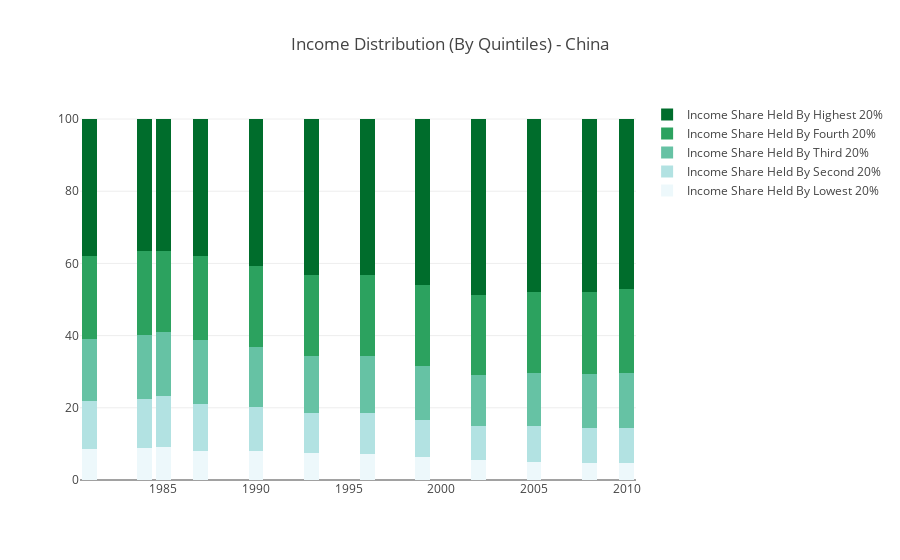

Notebook source saved alongside this figure:
### Code cell
trace1 = go.Bar(
    x = CHN_income_share[CHN_income_share['IndicatorCode'] == 'SI.DST.FRST.20']["Year"],
    y = CHN_income_share[CHN_income_share['IndicatorCode'] == 'SI.DST.FRST.20']["Value"],
    name = 'Income Share Held By Lowest 20%',
    marker = dict(
        color='rgb(237,248,251)'
    )
)

trace2 = go.Bar(
    x = CHN_income_share[CHN_income_share['IndicatorCode'] == 'SI.DST.02ND.20']["Year"],
    y = CHN_income_share[CHN_income_share['IndicatorCode'] == 'SI.DST.02ND.20']["Value"],
    name = 'Income Share Held By Second 20%',
    marker = dict(
        color='rgb(178,226,226)'
    )
)

trace3 = go.Bar(
    x = CHN_income_share[CHN_income_share['IndicatorCode'] == 'SI.DST.03RD.20']["Year"],
    y = CHN_income_share[CHN_income_share['IndicatorCode'] == 'SI.DST.03RD.20']["Value"],
    name = 'Income Share Held By Third 20%',
    marker = dict(
        color='rgb(102,194,164)'
    )
)

trace4 = go.Bar(
    x = CHN_income_share[CHN_income_share['IndicatorCode'] == 'SI.DST.04TH.20']["Year"],
    y = CHN_income_share[CHN_income_share['IndicatorCode'] == 'SI.DST.04TH.20']["Value"],
    name = 'Income Share Held By Fourth 20%',
    marker = dict(
        color='rgb(44,162,95)'
    )
)

trace5 = go.Bar(
    x = CHN_income_share[CHN_income_share['IndicatorCode'] == 'SI.DST.05TH.20']["Year"],
    y = CHN_income_share[CHN_income_share['IndicatorCode'] == 'SI.DST.05TH.20']["Value"],
    name = 'Income Share Held By Highest 20%',
    marker = dict(
        color='rgb(0,109,44)'
    )    
)

data = [trace1, trace2, trace3, trace4, trace5]
layout = go.Layout(
    title = 'Income Distribution (By Quintiles) - China',
    barmode='stack'
)

fig = go.Figure(data=data, layout=layout)
py.iplot(fig, filename='stacked-bar')

### Figure 1 — Plotly figure (JSON) as saved in the notebook; plotly's stock layout.template omitted (floating-point values rounded to 4 significant figures)
{"data": [{"marker": {"color": "rgb(237,248,251)"}, "name": "Income Share Held By Lowest 20%", "type": "bar", "x": [1981, 1984, 1985, 1987, 1990, 1993, 1996, 1999, 2002, 2005, 2008, 2010], "y": [8.68, 8.86, 9.23, 7.99, 8.04, 7.35, 7.24, 6.39, 5.47, 5.02, 4.78, 4.67]}, {"marker": {"color": "rgb(178,226,226)"}, "name": "Income Share Held By Second 20%", "type": "bar", "x": [1981, 1984, 1985, 1987, 1990, 1993, 1996, 1999, 2002, 2005, 2008, 2010], "y": [13.13, 13.53, 13.94, 13.06, 12.15, 11.32, 11.31, 10.29, 9.37, 9.81, 9.65, 9.74]}, {"marker": {"color": "rgb(102,194,164)"}, "name": "Income Share Held By Third 20%", "type": "bar", "x": [1981, 1984, 1985, 1987, 1990, 1993, 1996, 1999, 2002, 2005, 2008, 2010], "y": [17.37, 17.8, 17.78, 17.63, 16.52, 15.8, 15.82, 15.01, 14.33, 14.95, 15, 15.31]}, {"marker": {"color": "rgb(44,162,95)"}, "name": "Income Share Held By Fourth 20%", "type": "bar", "x": [1981, 1984, 1985, 1987, 1990, 1993, 1996, 1999, 2002, 2005, 2008, 2010], "y": [22.89, 23.19, 22.45, 23.38, 22.56, 22.3, 22.3, 22.2, 22.19, 22.23, 22.7, 23.2]}, {"marker": {"color": "rgb(0,109,44)"}, "name": "Income Share Held By Highest 20%", "type": "bar", "x": [1981, 1984, 1985, 1987, 1990, 1993, 1996, 1999, 2002, 2005, 2008, 2010], "y": [37.94, 36.62, 36.58, 37.94, 40.73, 43.23, 43.31, 46.11, 48.65, 48, 47.87, 47.09]}], "layout": {"barmode": "stack", "title": "Income Distribution (By Quintiles) - China"}}
